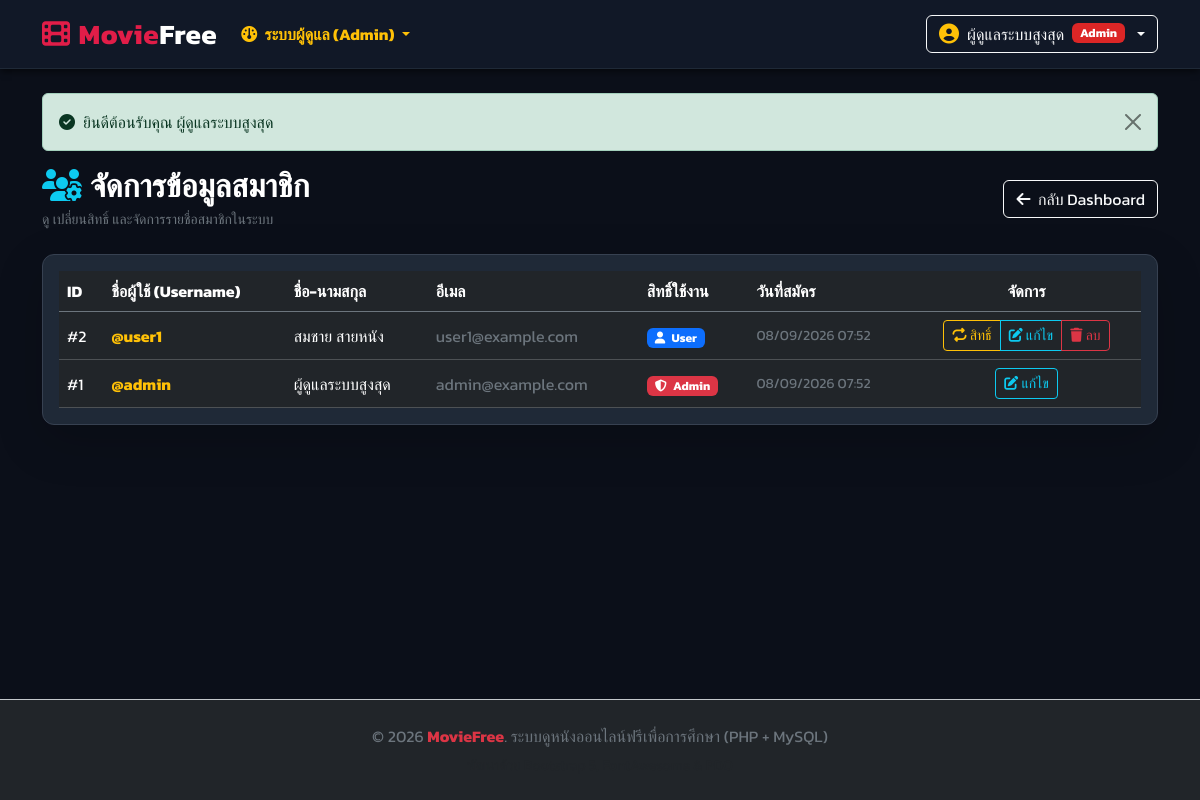
The page /admin/users.php (signed in) on the database its author committed.
### tables this page shows
CREATE TABLE IF NOT EXISTS `users` (
  `id` int(11) NOT NULL AUTO_INCREMENT,
  `username` varchar(50) NOT NULL,
  `email` varchar(100) NOT NULL,
  `password` varchar(255) NOT NULL,
  `full_name` varchar(100) NOT NULL,
  `role` enum('user','admin') NOT NULL DEFAULT 'user',
  `created_at` timestamp NOT NULL DEFAULT current_timestamp(),
  PRIMARY KEY (`id`),
  UNIQUE KEY `username` (`username`),
  UNIQUE KEY `email` (`email`)
);

### includes/auth_check.php (called while the page is built, shortened)
<?php
function isLoggedIn() {
    return isset($_SESSION['user_id']) && !empty($_SESSION['user_id']);
}
function isAdmin() {
    return isLoggedIn() && isset($_SESSION['role']) && $_SESSION['role'] === 'admin';
}
function currentUser() {
    if (isLoggedIn()) {
        return [
            'id' => $_SESSION['user_id'],
            'username' => $_SESSION['username'] ?? '',
            'full_name' => $_SESSION['full_name'] ?? '',
            'role' => $_SESSION['role'] ?? 'user'
        ];
    }
    return null;
}
?>

### admin/users.php (the view, shortened to what this page needs)
<?php
require_once __DIR__ . '/../config.php';
require_once __DIR__ . '/../includes/auth_check.php';
$current_admin_id = $_SESSION['user_id'];
$stmt_users = $pdo->query("SELECT * FROM users ORDER BY id DESC");
$all_users = $stmt_users->fetchAll();
require_once __DIR__ . '/../includes/header.php';
?>
<div class="d-flex justify-content-between align-items-center mb-4 flex-wrap gap-2">
    <div>
        <h2 class="fw-bold text-white mb-1"><i class="fa-solid fa-users-gear text-info me-2"></i>จัดการข้อมูลสมาชิก</h2>
        <p class="text-secondary small mb-0">ดู เปลี่ยนสิทธิ์ และจัดการรายชื่อสมาชิกในระบบ</p>
    </div>
    <a href="dashboard.php" class="btn btn-outline-light"><i class="fa-solid fa-arrow-left me-1"></i> กลับ Dashboard</a>
</div>
<div class="card card-custom p-3 shadow-lg">
    <div class="table-responsive">
        <table class="table table-dark table-hover align-middle mb-0">
            <thead>
                <tr class="text-secondary border-secondary">
                    <th>ID</th>
                    <th>ชื่อผู้ใช้ (Username)</th>
                    <th>ชื่อ-นามสกุล</th>
                    <th>อีเมล</th>
                    <th>สิทธิ์ใช้งาน</th>
                    <th>วันที่สมัคร</th>
                    <th class="text-center">จัดการ</th>
                </tr>
            </thead>
            <tbody>
                <?php foreach ($all_users as $u): ?>
                    <tr>
                        <td>#<?php echo $u['id']; ?></td>
                        <td class="fw-bold text-warning">@<?php echo htmlspecialchars($u['username']); ?></td>
                        <td><?php echo htmlspecialchars($u['full_name']); ?></td>
                        <td class="text-secondary"><?php echo htmlspecialchars($u['email']); ?></td>
                        <td>
                            <?php if ($u['role'] === 'admin'): ?>
                                <span class="badge bg-danger"><i class="fa-solid fa-shield-halved me-1"></i> Admin</span>
                            <?php else: ?>
                                <span class="badge bg-primary"><i class="fa-solid fa-user me-1"></i> User</span>
                            <?php endif; ?>
                        </td>
                        <td class="small text-secondary"><?php echo date('d/m/Y H:i', strtotime($u['created_at'])); ?></td>
                        <td class="text-center">
                            <div class="btn-group btn-group-sm">
                                <?php if ($u['id'] !== $current_admin_id): ?>
                                    <a href="users.php?action=toggle_role&id=<?php echo $u['id']; ?>" class="btn btn-outline-warning" title="สลับสิทธิ์ User/Admin" onclick="return confirm('สลับสิทธิ์ผู้ใช้งานคนนี้?');">
                                        <i class="fa-solid fa-repeat"></i> สิทธิ์
                                    </a>
                                <?php endif; ?>
                                <button type="button" class="btn btn-outline-info" data-bs-toggle="modal" data-bs-target="#editModal<?php echo $u['id']; ?>">
                                    <i class="fa-solid fa-pen-to-square"></i> แก้ไข
                                </button>
                                <?php if ($u['id'] !== $current_admin_id): ?>
                                    <a href="users.php?action=delete&id=<?php echo $u['id']; ?>" class="btn btn-outline-danger" onclick="return confirm('ยืนยันที่จะลบสมาชิกคนนี้?');">
                                        <i class="fa-solid fa-trash"></i> ลบ
                                    </a>
                                <?php endif; ?>
                            </div>
                        </td>
                    </tr>
                <?php endforeach; ?>
            </tbody>
        </table>
    </div>
</div>
<?php require_once __DIR__ . '/../includes/footer.php'; ?>

### includes/header.php (shortened to what this page needs)
<?php
require_once __DIR__ . '/auth_check.php';
$is_admin_area = strpos($_SERVER['SCRIPT_NAME'], '/admin/') !== false;
$base_url = $is_admin_area ? '../' : './';
?>
<!DOCTYPE html>
<html lang="th">
<head>
    <link href="https://cdn.jsdelivr.net/npm/bootstrap@5.3.2/dist/css/bootstrap.min.css" rel="stylesheet">
    <link href="https://cdnjs.cloudflare.com/ajax/libs/font-awesome/6.4.2/css/all.min.css" rel="stylesheet">
</head>
<body>
<nav class="navbar navbar-expand-lg navbar-dark navbar-custom sticky-top">
    <div class="container">
        <a class="navbar-brand brand-logo fs-3" href="<?php echo $base_url; ?>index.php" title="กลับหน้าหลัก">
            <i class="fa-solid fa-film me-2"></i>Movie<span class="text-white">Free</span>
        </a>
        <div class="collapse navbar-collapse" id="navbarContent">
            <ul class="navbar-nav me-auto mb-2 mb-lg-0">
                <?php if (isAdmin()): ?>
                <li class="nav-item dropdown">
                    <a class="nav-link dropdown-toggle text-warning fw-bold" href="#" role="button" data-bs-toggle="dropdown">
                        <i class="fa-solid fa-gauge me-1"></i> ระบบผู้ดูแล (Admin)
                    </a>
                </li>
                <?php endif; ?>
            </ul>
            <div class="d-flex align-items-center gap-2">
                <?php if (isLoggedIn()): ?>
                    <?php $user = currentUser(); ?>
                    <div class="dropdown">
                        <button class="btn btn-outline-light dropdown-toggle d-flex align-items-center gap-2" type="button" id="userMenuDropdown" data-bs-toggle="dropdown" aria-expanded="false">
                            <i class="fa-solid fa-circle-user fs-5 text-warning"></i>
                            <span><?php echo htmlspecialchars($user['full_name']); ?></span>
                            <?php if ($user['role'] === 'admin'): ?>
                                <span class="badge badge-admin">Admin</span>
                            <?php else: ?>
                                <span class="badge badge-user">Member</span>
                            <?php endif; ?>
                        </button>
                    </div>
                <?php endif; ?>
            </div>
        </div>
    </div>
</nav>
<div class="main-content py-4">
    <div class="container">
        <?php if (isset($_SESSION['success'])): ?>
            <div class="alert alert-success alert-dismissible fade show" role="alert">
                <i class="fa-solid fa-circle-check me-2"></i><?php echo $_SESSION['success']; unset($_SESSION['success']); ?>
                <button type="button" class="btn-close" data-bs-dismiss="alert"></button>
            </div>
        <?php endif; ?>

### includes/footer.php (shortened to what this page needs)
    </div>
</div>
<footer class="mt-auto py-4 bg-dark text-secondary text-center border-top border-secondary-subtle">
    <div class="container">
        <p class="mb-1">&copy; <?php echo date('Y'); ?> <span class="text-danger fw-bold">MovieFree</span>. ระบบดูหนังออนไลน์ฟรีเพื่อการศึกษา (PHP + MySQL)</p>
        <small class="text-muted">พัฒนาด้วย Bootstrap 5, FontAwesome & PDO</small>
    </div>
</footer>
</body>
</html>

### includes/header.php (style rules this page uses)
body { font-family: 'Kanit', sans-serif; background-color: #0b0f19; color: #e2e8f0; min-height: 100vh; display: flex; flex-direction: column; }
.navbar-custom { background-color: #111827; border-bottom: 1px solid #1f2937; box-shadow: 0 4px 6px -1px rgba(0, 0, 0, 0.5); }
.brand-logo { font-weight: 700; letter-spacing: 0.5px; color: #e11d48 !important; text-decoration: none; }
.nav-link { color: #9ca3af; font-weight: 500; transition: color 0.2s ease-in-out; }
.main-content { flex: 1; }
.card-custom { background-color: #1f2937; border: 1px solid #374151; border-radius: 0.75rem; color: #f3f4f6; }
.badge-admin { background-color: #dc2626; color: #ffffff; }

### rows shown on the page
users: full_name "ผู้ดูแลระบบสูงสุด", id "1", username "admin", email "admin@example.com", role "admin" (drawn), created_at "08/09/2026 07:52"
users: id "2", username "user1", full_name "สมชาย สายหนัง", email "user1@example.com", role "user" (drawn), created_at "08/09/2026 07:52"

### other values the page prints
$_SESSION['success'] "ยินดีต้อนรับคุณ ผู้ดูแลระบบสูงสุด"
